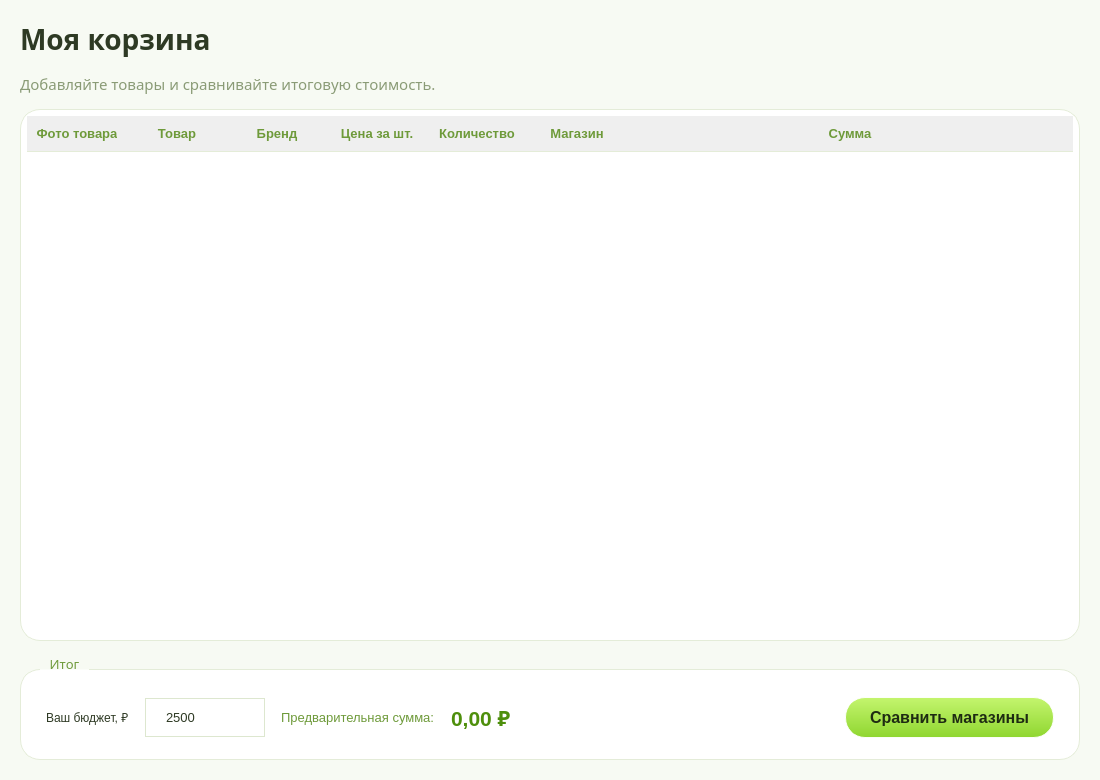
<?xml version="1.0" encoding="UTF-8"?>
<ui version="4.0">
 <class>CartPage</class>
 <widget class="QWidget" name="CartPage">
  <property name="geometry">
   <rect>
    <x>0</x>
    <y>0</y>
    <width>1100</width>
    <height>780</height>
   </rect>
  </property>
  <property name="font">
   <font>
    <family>Nunito,Varela Round,Segoe UI,Corbel,Helvetica Neue,Noto Sans,sans-serif</family>
   </font>
  </property>
  <property name="styleSheet">
   <string notr="true">
* { font-family: &quot;Nunito&quot;, &quot;Varela Round&quot;, &quot;Segoe UI&quot;, &quot;Corbel&quot;, &quot;Helvetica Neue&quot;, &quot;Noto Sans&quot;, sans-serif; color: #2E3A24; }

QWidget#CartPage { background: #F7FAF3; }
QLabel { background: transparent; }

/* ---------- Заголовки ---------- */
QLabel#cartTitle { font-size: 21pt; font-weight: bold; }
QLabel#cartSubtitle { font-size: 11pt; color: #8A9B76; }
QLabel#totalCaption { font-size: 10pt; color: #6E9A3A; }
QLabel#cartTotal { font-size: 16pt; font-weight: bold; color: #4E8F0C; }

/* ---------- Поля ввода ---------- */
QLineEdit {
    background: #FFFFFF;
    border: 1px solid #DDE7CF;
    border-radius: 20px;
    padding: 10px 18px;
    font-size: 10pt;
    selection-background-color: #CDEE94;
    placeholder-text-color: #A3B38E;
}
QLineEdit:focus { border: 1px solid #8FD630; }

/* ---------- Таблица ---------- */
QTableWidget {
    background: #FFFFFF;
    border: 1px solid #E4ECD8;
    border-radius: 20px;
    gridline-color: transparent;
    font-size: 10pt;
    padding: 6px;
}
QTableWidget::item { padding: 6px 10px; border-bottom: 1px solid #EEF3E6; }
QTableWidget::item:selected { background: #E6F6C3; color: #2E3A24; }
QHeaderView::section {
    background: transparent;
    border: none;
    border-bottom: 1px solid #E4ECD8;
    padding: 8px 10px;
    color: #6E9A3A;
    font-size: 10pt;
    font-weight: bold;
}

/* ---------- Карточка итога ---------- */
QGroupBox {
    background: #FFFFFF;
    border: 1px solid #E4ECD8;
    border-radius: 20px;
    margin-top: 14px;
    padding: 18px 16px 12px 16px;
    font-size: 10pt;
}
QGroupBox::title {
    subcontrol-origin: margin;
    subcontrol-position: top left;
    left: 20px;
    padding: 0 8px;
    color: #6E9A3A;
}

/* ---------- Кнопки ---------- */
QPushButton {
    background: qlineargradient(x1:0, y1:0, x2:0, y2:1, stop:0 #C4F56E, stop:1 #8FD630);
    border: 1px solid rgba(255, 255, 255, 230);
    border-radius: 20px;
    padding: 10px 24px;
    font-size: 12pt;
    color: #1E2B12;
    font-weight: bold;
}
QPushButton:hover {
    background: qlineargradient(x1:0, y1:0, x2:0, y2:1, stop:0 #D3FA8C, stop:1 #A0E448);
}
QPushButton:pressed {
    background: #84C72A;
}
   </string>
  </property>
  <layout class="QVBoxLayout" name="cartLayout">
   <property name="spacing">
    <number>14</number>
   </property>
   <property name="leftMargin">
    <number>20</number>
   </property>
   <property name="topMargin">
    <number>20</number>
   </property>
   <property name="rightMargin">
    <number>20</number>
   </property>
   <property name="bottomMargin">
    <number>20</number>
   </property>
   <item>
    <widget class="QLabel" name="cartTitle">
     <property name="text">
      <string>Моя корзина</string>
     </property>
    </widget>
   </item>
   <item>
    <widget class="QLabel" name="cartSubtitle">
     <property name="text">
      <string>Добавляйте товары и сравнивайте итоговую стоимость.</string>
     </property>
    </widget>
   </item>
   <item>
    <widget class="QTableWidget" name="cartTable">
     <property name="editTriggers">
      <set>QAbstractItemView::NoEditTriggers</set>
     </property>
     <property name="showGrid">
      <bool>false</bool>
     </property>
     <attribute name="horizontalHeaderStretchLastSection">
      <bool>true</bool>
     </attribute>
     <attribute name="verticalHeaderVisible">
      <bool>false</bool>
     </attribute>
     <column>
      <property name="text">
       <string>Фото товара</string>
      </property>
     </column>
     <column>
      <property name="text">
       <string>Товар</string>
      </property>
     </column>
     <column>
      <property name="text">
       <string>Бренд</string>
      </property>
     </column>
     <column>
      <property name="text">
       <string>Цена за шт.</string>
      </property>
     </column>
     <column>
      <property name="text">
       <string>Количество</string>
      </property>
     </column>
     <column>
      <property name="text">
       <string>Магазин</string>
      </property>
     </column>
     <column>
      <property name="text">
       <string>Сумма</string>
      </property>
     </column>
    </widget>
   </item>
   <item>
    <widget class="QGroupBox" name="cartCard">
     <property name="title">
      <string>Итог</string>
     </property>
     <layout class="QHBoxLayout" name="budgetLayout">
      <property name="spacing">
       <number>16</number>
      </property>
      <item>
       <widget class="QLabel" name="budgetCaption">
        <property name="text">
         <string>Ваш бюджет, ₽</string>
        </property>
       </widget>
      </item>
      <item>
       <widget class="QLineEdit" name="budgetInput">
        <property name="maximumSize">
         <size>
          <width>120</width>
          <height>16777215</height>
         </size>
        </property>
        <property name="text">
         <string>2500</string>
        </property>
       </widget>
      </item>
      <item>
       <widget class="QLabel" name="totalCaption">
        <property name="text">
         <string>Предварительная сумма:</string>
        </property>
       </widget>
      </item>
      <item>
       <widget class="QLabel" name="cartTotal">
        <property name="text">
         <string>0,00 ₽</string>
        </property>
       </widget>
      </item>
      <item>
       <spacer name="cartSpacer">
        <property name="orientation">
         <enum>Qt::Horizontal</enum>
        </property>
        <property name="sizeHint" stdset="0">
         <size>
          <width>40</width>
          <height>20</height>
         </size>
        </property>
       </spacer>
      </item>
      <item>
       <widget class="QPushButton" name="cartCompareButton">
        <property name="text">
         <string>Сравнить магазины</string>
        </property>
       </widget>
      </item>
     </layout>
    </widget>
   </item>
  </layout>
 </widget>
 <resources/>
 <connections/>
</ui>
